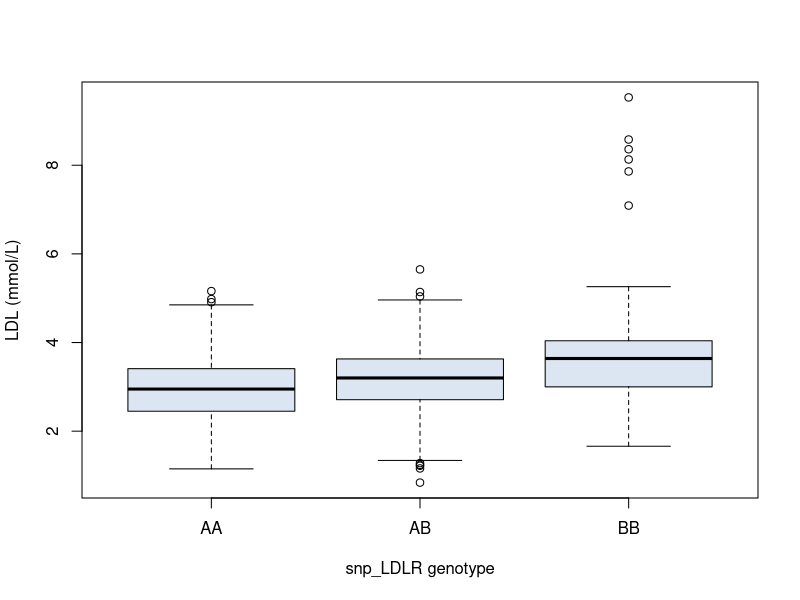

R code for this plot:
## ---- chunk 1
#| label: load-geno
gw <- read.csv("data/gwas_cohort.csv")
gw$geno <- factor(gw$snp_LDLR, levels = 0:2,
                  labels = c("AA", "AB", "BB"))
n <- table(gw$geno)
n
c(N = sum(n))
## ---- chunk 2
#| label: boxplot-geno
#| fig-cap: "유전형별 LDL 분포"
boxplot(ldl ~ geno, data = gw, col = "#dce6f2",
        xlab = "snp_LDLR genotype", ylab = "LDL (mmol/L)")
## ---- chunk 3
#| label: means-geno
geno.aov <- aov(ldl ~ geno, data = gw)
model.tables(geno.aov, type = "means")
## ---- chunk 4
#| label: ci-geno
## 각 유전형 평균의 95% 신뢰구간
mse <- summary(geno.aov)[[1]][["Mean Sq"]][2]
tc  <- qt(0.975, df = df.residual(geno.aov))
mu  <- tapply(gw$ldl, gw$geno, mean)
cbind(mean = mu,
      lwr  = mu - tc * sqrt(mse / n[names(mu)]),
      upr  = mu + tc * sqrt(mse / n[names(mu)]))
## ---- chunk 5
#| label: anova-geno
summary(geno.aov)
## ---- chunk 6
#| label: anova-manual
## 제곱합 분해를 직접 계산해 확인
y <- gw$ldl; g <- gw$geno
grand <- mean(y)
SST  <- sum((y - grand)^2)
SSE  <- sum((y - ave(y, g))^2)
SSTR <- sum(n[levels(g)] * (tapply(y, g, mean) - grand)^2)
c(SST = SST, SSE = SSE, SSTR = SSTR, check = SSE + SSTR)

k <- nlevels(g); N <- length(y)
Fstat <- (SSTR/(k-1)) / (SSE/(N-k))
c(F = Fstat, p = pf(Fstat, k-1, N-k, lower.tail = FALSE))
